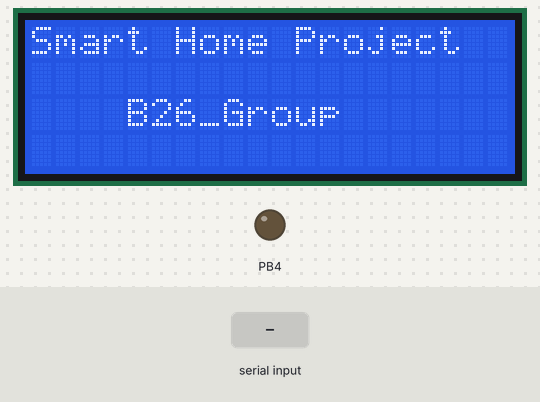
Bench run of a program on a simulated ATmega32, built with avr-gcc and emulated at 8 MHz. Parts: 20×4 character LCD, output pins drawn as LEDs (lit = HIGH). Wiring (inferred from the names in the program): character LCD (HD44780): RS PD5; R/W PD6; E PD7; data PA4, PA5, PA6, PA7. The test bench sets the inputs (shaded band). Pins used as bus, display or sensor lines are not drawn.

Above: at 2.3 s.
2.4 s: "A" received over Serial
At 3.2 s:
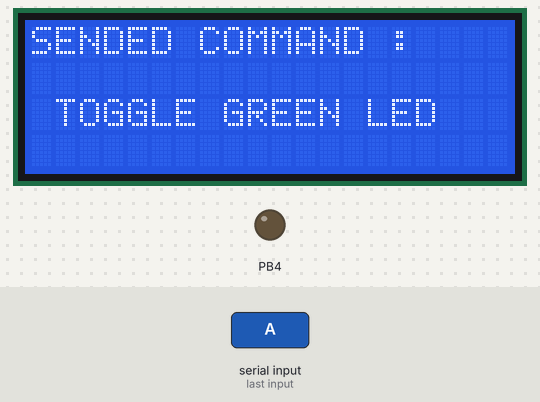
4.1 s: "B" received over Serial
At 5.5 s:
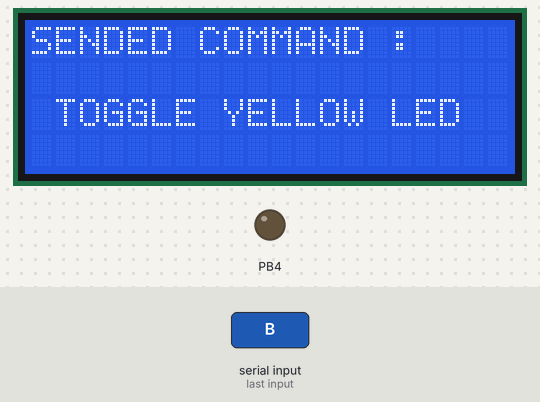
5.8 s: "C" received over Serial
At 7.2 s:
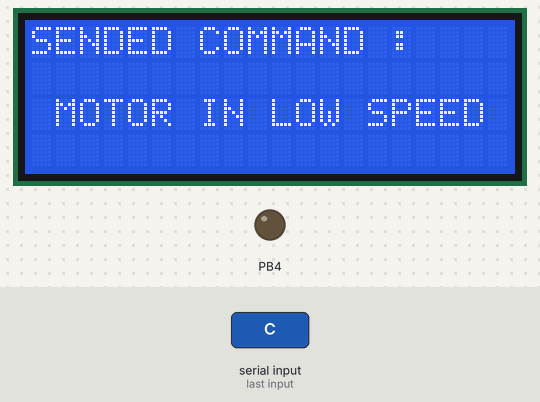
7.5 s: "D" received over Serial
At 8.8 s:
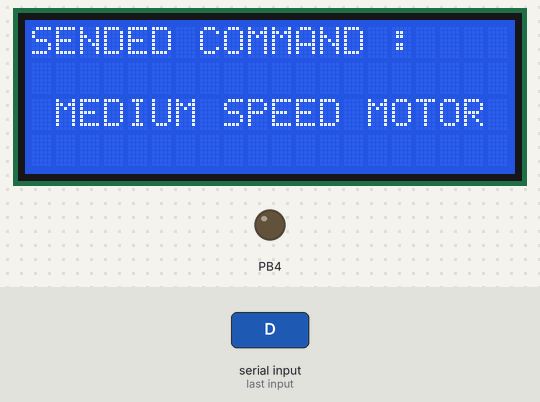
9.2 s: "E" received over Serial
At 10.1 s:
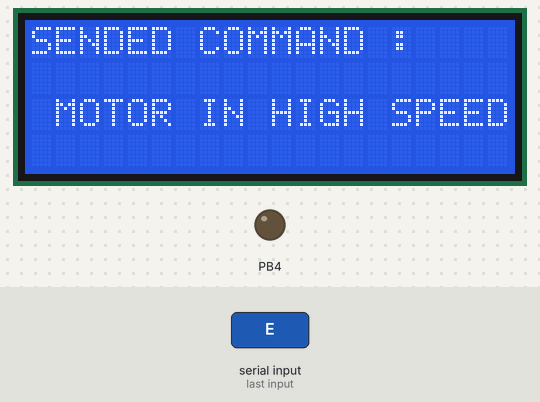
10.9 s: "F" received over Serial
At 11.8 s:
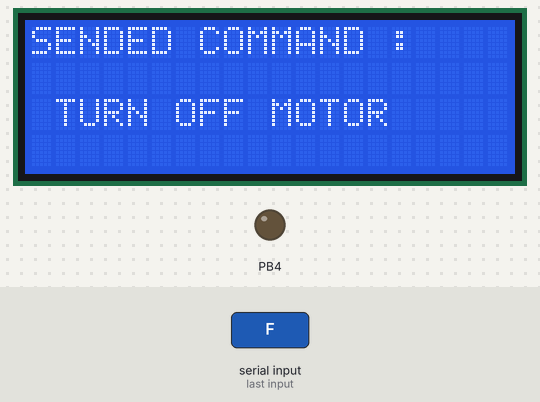
Timing chart, 0 to 13.6 s (numbered marks = the images above; inputs shaded):
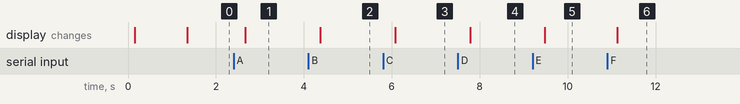

The program:

main.c
```c
/*
 * CONTROLLER.c
 * master side
 * Created: 12/18/2020 9:29:15 PM
 * Author : mostafa gomaa
 */

#include "BLU_TOOTH.h"

#include "SPI.h"

#include "LCD.h"

#define F_CPU 8000000

#include <util/delay.h>

int main(void)
{

	u_int8 rx_bluetooth_data = 0;

	u_int8 to_slave_data = 0 ;

	u_int8 from_slave_data = 0 ;

	LCD_INIT();

	BLU_TOOTH_INIT();

	SPI_INIT_MASTER();

	SPI_MASTER_INIT_TRANSMIT();

	_delay_ms(1000);

	LCD_WRITESTRING("Smart Home Project");

	LCD_GOTO(2 , 4);

	LCD_WRITESTRING("B26_Group");

    /* Replace with your application code */
    while (1)
    {

		rx_bluetooth_data = RECEIVE_FROM_BLUETOOTH();

		LCD_CLear();

		while(rx_bluetooth_data == 0);

		to_slave_data =  (rx_bluetooth_data * 2)  ;

		SPI_SEND_BYTE(to_slave_data);

		LCD_WRITESTRING("SENDED COMMAND : ");

		switch(rx_bluetooth_data)
		{
			case 'A' :
			LCD_GOTO(2 , 1);
			LCD_WRITESTRING("TOGGLE GREEN LED   ");
			break;

			case 'B':
			LCD_GOTO(2 , 1);
			LCD_WRITESTRING("TOGGLE YELLOW LED  ");
			break;

			case 'C':
			LCD_GOTO(2 , 1);
			LCD_WRITESTRING("MOTOR IN LOW SPEED   ");
			break;

			case 'D':
			LCD_GOTO(2 , 1);
			LCD_WRITESTRING("MEDIUM SPEED MOTOR   ");
			break;

			case 'E':
			LCD_GOTO(2 , 1);
			LCD_WRITESTRING("MOTOR IN HIGH SPEED  ");
			break;

			case 'F':
			LCD_GOTO(2 , 1);
			LCD_WRITESTRING("TURN OFF MOTOR      ");
			break;

			default:
			break;
		}

    }

}
```

BLU_TOOTH.c
```c
/*
 * BLU_TOOTH.c
 *
 * Created: 12/19/2020 6:11:15 PM
 *  Author: mostafa gomaa
 */

#include "BLU_TOOTH.h"

void BLU_TOOTH_INIT(void)
{
	UART_INIT();
}

void SEND_TO_BLUETOOTH(u_int8 data)
{
	UART_SEND_BYTE(data);
}

u_int8 RECEIVE_FROM_BLUETOOTH(void)
{
	u_int8 rx_data = 0;

	rx_data = UART_RECEIVE_BYTE();

	return rx_data ;
}

void SEND_INT_TO_BLUETOOTH(s_int32 num)
{
	u_int8 i = 0, k ;

	u_int8 number[10];

	/* In case of negative numbers */
	if(num < 0)
	{
		num *= -1;
		while(num > 0)
		{
			number[i] = (num % 10) + 48;  //Equivalent ASCII of number
			num /= 10;
			i++;
		}
		number[i] = '-'; // storing the negative sign

		for(k = i+1 ; k > 0 ; k--)
		{
			SEND_TO_BLUETOOTH(number[k - 1]); //Display each number
		}
	}
	/* Zero case */
	else if(num == 0)
	{
		SEND_TO_BLUETOOTH('0');
	}

	/* In case of positive numbers */
	else if(num > 0)
	{
		while(num > 0)
		{
			number[i] = (num % 10) + 48; //Equivalent ASCII of number
			num /= 10;
			i++;
		}

		for(k = i ; k > 0 ; k--)
		{
			SEND_TO_BLUETOOTH(number[k-1]); //Display each number
		}
	}
}
```

BLU_TOOTH.h
```c
/*
 * BLU_TOOTH.h
 *
 * Created: 12/19/2020 6:11:56 PM
 *  Author: mostafa gomaa
 */


#ifndef BLU_TOOTH_H_
#define BLU_TOOTH_H_

#include "UART.h"

void BLU_TOOTH_INIT(void);

void SEND_TO_BLUETOOTH(u_int8 data);

u_int8 RECEIVE_FROM_BLUETOOTH(void);

void SEND_INT_TO_BLUETOOTH(s_int32 data);


#endif /* BLU_TOOTH_H_ */
```

SPI.c
```c
/*
 * SPI.c
 *
 * Created: 12/14/2020 11:39:14 PM
 *  Author: mostafa gomaa
 */

#include "SPI.h"

void SPI_INIT_MASTER()
{
	/**************** MASTER SIDE **********************
	 *                                                 *
	 *          MOSI ->  OUPTPUT_PIN                   *
	 *          SS   ->  OUTPUT_PIN                    *
	 *          MISO ->  INPUT_PIN                     *
	 *          SCK  ->  OUTPUT_PIN                    *
	 *                                                 *
	 **************************************************/

	DIO_SETPINDIR(DIO_PORTB , DIO_PIN4 , DIO_PIN_OUTPUT);
	DIO_SETPINDIR(DIO_PORTB , DIO_PIN5 , DIO_PIN_OUTPUT);
	DIO_SETPINDIR(DIO_PORTB , DIO_PIN6 , DIO_PIN_INPUT);
	DIO_SETPINDIR(DIO_PORTB , DIO_PIN7 , DIO_PIN_OUTPUT);

	/* CURRENT CONFIGURATION */
	SPCR = 0x53;

	/*
	#if SPI_INTERRUPT_MODE  == ENABLE_SPI_INTERRUPT

	set_bit(SPCR , 7);

	#elif SPI_INTERRUPT_MODE == DISABLE_SPI_INTERRUPT

	clear_bit(SPCR , 7);
	#endif
	*/
	/* ENABLE SPI MODULE */
	//set_bit(SPCR , 6);
	/*
	#if SPI_DATA_ORDER == SEND_LSB_FIRST

	set_bit(SPCR , 5);

	#elif SPI_DATA_ORDER == SEND_MSB_FIRST

	clear_bit(SPCR , 5);
	#endif
	*/
	/* MASTER MODE */
	//set_bit(SPCR , 4);
	/*
	#if SPI_CLOCK_POLARITY == IDLE_HIGH_POLARITY

	set_bit(SPCR , 3);

	#elif SPI_CLOCK_POLARITY == IDLE_LOW_POLARITY

	clear_bit(SPCR , 3);
	#endif

	#if SPI_CLOCK_PHASE == READ_WRITE_PHASE

	clear_bit(SPCR , 2);

	#elif SPI_CLOCK_PHASE == WRITE_READ_PHASE

	set_bit(SPCR , 2);
	#endif

	#if DOUBLE_SPEED_MODE == ENABLE_DOUBLE_SPEED_MODE

	set_bit(SPSR , 0);

	#elif DOUBLE_SPEED_MODE == DISABLE_DOUBLE_SPEED_MODE

	clear_bit(SPSR , 0);
	#endif

	#if SPI_PRESCALER_VALUE == PRESCALLER_4

	clear_bit(SPCR , 0);
	clear_bit(SPCR , 1);
	clear_bit(SPSR , 0);

	#elif SPI_PRESCALER_VALUE == PRESCALLER_16

	set_bit(SPCR , 0);
	clear_bit(SPCR , 1);
	clear_bit(SPSR , 0);

	#elif SPI_PRESCALER_VALUE == PRESCALLER_32

	clear_bit(SPCR , 0);
	set_bit(SPCR , 1);
	set_bit(SPSR , 0);

	#elif SPI_PRESCALER_VALUE == PRESCALLER_128

	set_bit(SPCR , 0);
	set_bit(SPCR , 1);
	clear_bit(SPSR , 0);

	#elif SPI_PRESCALER_VALUE == PRESCALLER_2

	clear_bit(SPCR , 0);
	clear_bit(SPCR , 1);
	set_bit(SPSR , 0);

	#elif SPI_PRESCALER_VALUE == PRESCALLER_8

	set_bit(SPCR , 0);
	clear_bit(SPCR , 1);
	set_bit(SPSR  , 0);
	#endif
	*/
}

void SPI_INIT_SLAVE()
{

	/**************** SLAVE SIDE **********************
	 *                                                *
	 *          MOSI ->  INPUT_PIN                    *
	 *          SS   ->  INPUT_PIN                    *
	 *          MISO ->  OUTPUT_PIN                   *
	 *          SCK  ->  INPUT_PIN                    *
	 *                                                *
	 **************************************************/

	DIO_SETPINDIR(DIO_PORTB , DIO_PIN4 , DIO_PIN_INPUT);
	DIO_SETPINDIR(DIO_PORTB , DIO_PIN5 , DIO_PIN_INPUT);
	DIO_SETPINDIR(DIO_PORTB , DIO_PIN6 , DIO_PIN_OUTPUT);
	DIO_SETPINDIR(DIO_PORTB , DIO_PIN7 , DIO_PIN_INPUT);

	/* CHOOSE SLAVE MODE */
	clear_bit(SPCR , 4);

	/* ENABLE SPI MODULE */
	set_bit(SPCR , 6);

	/*
	 * CLOCK POLARITY AND CLOCK PHASE ARE
	 * THE SAME IN MASTER SIDE AND SLAVE SIDE
	 */

	#if SPI_CLOCK_POLARITY == IDLE_HIGH_POLARITY

	set_bit(SPCR , 3);

	#elif SPI_CLOCK_POLARITY == IDLE_LOW_POLARITY

	clear_bit(SPCR , 3);
	#endif

	#if SPI_CLOCK_PHASE == READ_WRITE_PHASE

	clear_bit(SPCR , 2);

	#elif SPI_CLOCK_PHASE == WRITE_READ_PHASE

	set_bit(SPCR , 2);
	#endif

}

void SPI_MASTER_INIT_TRANSMIT()
{
	/* DRIVE THE SS PIN LOW */
	DIO_SETPINVAL(DIO_PORTB , DIO_PIN4 , DIO_PIN_LOW);

}

void SPI_MASTER_END_TRANSMIT()
{
	/* MAKE THE SS PIN HIGH */
	DIO_SETPINVAL(DIO_PORTB , DIO_PIN4 , DIO_PIN_HIGH);
}

u_int8 SPI_TRANSCEIV_BYTE(u_int8 DATA)
{
	/*
     * THIS FUNCTION SEND DATA AND RETURN THE
     * RECEIVED DATA FROM SLAVE
     */

	u_int8 REC_DATA = 0;

	SPDR = DATA ;  /* TRANSMITTED DATA */

	while(get_bit(SPSR , 7) == 0); /* DO NOT MOVE UNTILL DATA RECEIVED */

	REC_DATA = SPDR ; /* RECEIVED DATA */

	return REC_DATA;
}

void SPI_SEND_BYTE(u_int8 data)
{
	SPDR = data ;

	while(get_bit(SPSR , 7) == 0);
}

u_int8 SPI_RECEIVE_BYTE()
{
	u_int8 REC_DATA;

	while(get_bit(SPSR , 7) == 0);

	REC_DATA = SPDR ;

	return REC_DATA;
}

void SPI_SEND_STRING(const u_int8* str)
{
	u_int8 counter = 0;

	while (str[counter] != '\0')
	{
		SPI_SEND_BYTE(str[counter]);

		counter++; /* MOVE TO THE SECOND LETTER */
	}
}

void SPI_RECEIVE_STRING(u_int8* str)
{
	u_int8 counter = 0 ;

	str[counter] = SPI_RECEIVE_BYTE();

	while (str[counter] != '#')
	{
		counter++;

		str[counter] = SPI_RECEIVE_BYTE();
	}

	str[counter] = '\0' ; /* TERMINATOR OF STRING */
}
```

SPI.h
```c
/*
 * SPI.h
 *
 * Created: 12/14/2020 11:38:57 PM
 *  Author: mostafa gomaa
 */

#include "DIO.h"
#include "SPI_CONFIG.h"
#include "standard_types.h"
#include "common_macros.h"


#ifndef SPI_H_
#define SPI_H_

#define F_CPU 8000000


#define ENABLE_SPI_INTERRUPT      0
#define DISABLE_SPI_INTERRUPT     1

#define SEND_LSB_FIRST            0
#define SEND_MSB_FIRST            1

#define IDLE_HIGH_POLARITY        0
#define IDLE_LOW_POLARITY         1

#define READ_WRITE_PHASE          0
#define WRITE_READ_PHASE          1

#define ENABLE_DOUBLE_SPEED_MODE  0
#define DISABLE_DOUBLE_SPEED_MODE 1

#define PRESCALLER_4              0
#define PRESCALLER_16             1
#define PRESCALLER_128            2
#define PRESCALLER_2              3
#define PRESCALLER_8              4
#define PRESCALLER_32             5

void SPI_INIT_MASTER();

void SPI_INIT_SLAVE();

void SPI_MASTER_INIT_TRANSMIT();

void SPI_MASTER_END_TRANSMIT();

void SPI_SEND_BYTE(u_int8 data);

u_int8 SPI_RECEIVE_BYTE();

u_int8 SPI_TRANSCEIV_BYTE(u_int8 DATA);

void SPI_SEND_STRING(const u_int8* str);

void SPI_RECEIVE_STRING(u_int8* str);


#endif /* SPI_H_ */
```

UART.c
```c
/*
 * UART.c
 *
 * Created: 11/29/2020 2:52:56 AM
 *  Author: mostafa gomaa
 */

#include "UART.h"

void UART_INIT(void)
{
	/* directions of TX and RX pins */
	DIO_SETPINDIR(DIO_PORTD , DIO_PIN1 , DIO_PIN_OUTPUT);
	DIO_SETPINDIR(DIO_PORTD , DIO_PIN0 , DIO_PIN_INPUT);

	/* enable transmission and receiving */
	set_bit(UCSRB , 3);
	set_bit(UCSRB , 4);

	/* read UCSRC */
	set_bit(UCSRC , 7);


	#if UART_MODE == ASYNCRONOUS_MODE

	 clear_bit(UCSRC , 6);

	#elif UART_MODE == SYNCRONOUS_MODE

	set_bit(UCSRC , 6);
	#endif

	#if DOUBLE_SPEED_MODE == ENABLE_DOUBLE_SPEED_MODE

	 set_bit(UCSRA , 1);

	#elif DOUBLE_SPEED_MODE == DISABLE_DOUBLE_SPEED_MODE

	 clear_bit(UCSRA , 1);
	#endif

	#if MULTI_PROCESSOR_MODE == ENABLE_MULTIPROCESSOR_MODE

	 set_bit(UCSRA , 0);

	#elif MULTI_PROCESSOR_MODE == DISABLE_MULTIPROCESSOR_MODE

	 clear_bit(UCSRA , 0);
	#endif

	#if RECEIVING_INTERRUPT == ENABLE_RECEIVING_INTERRUPT

	 set_bit(UCSRB , 7);

	#elif RECEIVING_INTERRUPT == DISABLE_RECEIVING_INTERRUPT

	clear_bit(UCSRB , 7);
	#endif

	#if TRANSMITTING_INTERRUPT == ENABLE_TRANSMITTING_INTERRUPT

	 set_bit(UCSRB , 6);

	#elif TRANSMITTING_INTERRUPT == DISABLE_TRANSMITTING_INTERRUPT

	 clear_bit(UCSRB , 6);
	#endif

	#if UDR_INTERRUPT == ENABLE_UDR_INTERRUPT

	 set_bit(UCSRB , 5);

	#elif UDR_INTERRUPT == DISABLE_UDR_INTERRUPT

	  clear_bit(UCSRB , 5);
	#endif

	#if CHARACTER_SIZE == CHAR_SIZE_5BIT

	 clear_bit(UCSRC , 1);
	 clear_bit(UCSRC , 2);
	 clear_bit(UCSRB , 2);

	#elif CHARACTER_SIZE == CHAR_SIZE_6BIT

	  set_bit(UCSRC , 1);
	  clear_bit(UCSRC , 2);
	  clear_bit(UCSRB , 2);

	#elif CHARACTER_SIZE == CHAR_SIZE_7BIT

	  clear_bit(UCSRC , 1);
	  set_bit(UCSRC , 2);
	  clear_bit(UCSRB , 2);

	#elif CHARACTER_SIZE == CHAR_SIZE_8BIT

	  set_bit(UCSRC , 1);
	  set_bit(UCSRC , 2);
	  clear_bit(UCSRB , 2);

	#elif CHARACTER_SIZE == CHAR_SIZE_9BIT

	  set_bit(UCSRC , 1);
	  set_bit(UCSRC , 2);
	  set_bit(UCSRB , 2);
	#endif

	#if PARITY_BIT_MODE == DISABLE_PARITY_BIT

	 clear_bit(UCSRC , 4);
	 clear_bit(UCSRC , 5);

	#elif PARITY_BIT_MODE == EVEN_PARITY_BIT

	clear_bit(UCSRC , 4);
	set_bit(UCSRC , 5);

	#elif PARITY_BIT_MODE == ODD_PARITY_BIT

	 set_bit(UCSRC , 4);
	 set_bit(UCSRC , 5);
	#endif

	#if STOP_BITS == ONE_STOP_BIT

	 clear_bit(UCSRC , 3);

	#elif STOP_BITS == TWO_STOP_BITS

	set_bit(UCSRC , 3);
	#endif

	#if BAUDRATE_VALUE == BAUDRATE_9600

	u_int32 BR_VALUE = 0;
	BR_VALUE = ((80000) / (16 * 96)) - 1;
	UBRRL = BR_VALUE;

	#elif BAUDRATE_VALUE == BAUDRATE_4800

	u_int32 BR_VALUE = 0;
	BR_VALUE = ((80000) / (16 * 48)) - 1;
	UBRRL = BR_VALUE;

	#elif BAUDRATE_VALUE == BAUDRATE_2400

	 u_int32 BR_VALUE = 0;
	 BR_VALUE = ((80000) / (16 * 24)) - 1;
	 UBRRL = BR_VALUE;

	#elif BAUDRATE_VALUE == BAUDRATE_115200

	u_int32 BR_VALUE = 0;
	BR_VALUE = ((80000) / (16 * 1152)) - 1;
	UBRRL = BR_VALUE;

	#endif


}

void UART_SEND_BYTE(u_int8 data)
{
	UDR = data;

	while(get_bit(UCSRA , 5) == 0);
}

void UART_SEND_STRING(u_int8* str)
{
	u_int8 counter = 0;

	while (str[counter] != '\0')
	{
		UART_SEND_BYTE(str[counter]);
		counter++;
	}
}

u_int8 UART_RECEIVE_BYTE(void)
{
	while(get_bit(UCSRA , 7) == 0);

	return UDR;
}

void UART_RECEIVE_STRING(u_int8* str)
{
	u_int8 counter = 0;

	str[counter] == UART_RECEIVE_BYTE();

	while (str[counter] != '\0')
	{
		str[counter] == UART_RECEIVE_BYTE();
	}
	str[counter] = '\0';
}

void UART_SEND_INT(s_int32 num)
{
	u_int8 i = 0, k ;

	u_int8 number[10];

	/* In case of negative numbers */
	if(num < 0)
	{
		num *= -1;
		while(num > 0)
		{
			number[i] = (num % 10) + 48;  //Equivalent ASCII of number
			num /= 10;
			i++;
		}
		number[i] = '-'; // storing the negative sign

		for(k = i+1 ; k > 0 ; k--)
		{
			UART_SEND_BYTE(number[k - 1]); //Display each number
		}
	}
	/* Zero case */
	else if(num == 0)
	{
		UART_SEND_BYTE('0');
	}

	/* In case of positive numbers */
	else if(num > 0)
	{
		while(num > 0)
		{
			number[i] = (num % 10) + 48; //Equivalent ASCII of number
			num /= 10;
			i++;
		}

		for(k = i ; k > 0 ; k--)
		{
			UART_SEND_BYTE(number[k-1]); //Display each number
		}
	}
}
```

UART.h
```c
/*
 * UART.h
 *
 * Created: 11/29/2020 2:52:39 AM
 *  Author: mostafa gomaa
 */


#ifndef UART_H_
#define UART_H_

#include "DIO.h"
#include "standard_types.h"
#include "common_macros.h"
#include "UART_CONFIG.h"

#define F_CPU 8000000

#define SYNCRONOUS_MODE   0
#define ASYNCRONOUS_MODE  1

#define ONE_STOP_BIT      0
#define TWO_STOP_BITS     1

#define DISABLE_PARITY_BIT 0
#define EVEN_PARITY_BIT   1
#define ODD_PARITY_BIT    2

#define CHAR_SIZE_5BIT    0
#define CHAR_SIZE_6BIT    1
#define CHAR_SIZE_7BIT    2
#define CHAR_SIZE_8BIT    3
#define CHAR_SIZE_9BIT    4

#define BAUDRATE_9600     0
#define BAUDRATE_115200   1
#define BAUDRATE_4800     2
#define BAUDRATE_2400     3

#define ENABLE_MULTIPROCESSOR_MODE  0
#define DISABLE_MULTIPROCESSOR_MODE 1

#define ENABLE_DOUBLE_SPEED_MODE  0
#define DISABLE_DOUBLE_SPEED_MODE  1

#define ENABLE_TRANSMITTING_INTERRUPT 0
#define DISABLE_TRANSMITTING_INTERRUPT 1

#define ENABLE_RECEIVING_INTERRUPT 0
#define DISABLE_RECEIVING_INTERRUPT 1

#define ENABLE_UDR_INTERRUPT 0
#define DISABLE_UDR_INTERRUPT 1

void UART_INIT(void);

void UART_SEND_BYTE(u_int8 data);

void UART_SEND_STRING(u_int8* str);

u_int8 UART_RECEIVE_BYTE(void);

void UART_RECEIVE_STRING(u_int8* str);

void UART_SEND_INT(s_int32 num);

void UART_RECEIVE_INT();


#endif /* UART_H_ */
```

standard_types.h
```c
/*
 * STANDARD TYPES .h
 * AUTHOR : mostafa gomaa
 */

#ifndef STANDARD_TYPES_H_INCLUDED
#define STANDARD_TYPES_H_INCLUDED

typedef unsigned char u_int8;
typedef signed char s_int8;

typedef unsigned long u_int32;
typedef signed long s_int32;

typedef unsigned short u_int16;
typedef signed short s_int_16;

typedef float  float32;
typedef double double64;

#endif // STANDARD_TYPES_H_INCLUDED
```

SPI_CONFIG.h
```c
/*
 * SPI_CONFIG.h
 *
 * Created: 12/14/2020 11:38:40 PM
 *  Author: mostafa gomaa
 */


#ifndef SPI_CONFIG_H_
#define SPI_CONFIG_H_

#define SPI_INTERRUPT_MODE    DISABLE_SPI_INTERRUPT

#define SPI_DATA_ORDER        SEND_MSB_FIRST

#define SPI_CLOCK_POLARITY    IDLE_LOW_POLARITY

#define SPI_CLOCK_PHASE       READ_WRITE_PHASE

#define DOUBLE_SPEED_MODE     ENABLE_DOUBLE_SPEED_MODE

#define SPI_PRESCALER_VALUE   PRESCALLER_128


#endif /* SPI_CONFIG_H_ */
```

UART_CONFIG.h
```c
/*
 * UART_CONFIG.h
 *
 * Created: 11/29/2020 2:53:19 AM
 *  Author: mostafa gomaa
 */


#ifndef UART_CONFIG_H_
#define UART_CONFIG_H_

#define UART_MODE  ASYNCRONOUS_MODE

#define STOP_BITS   ONE_STOP_BIT

#define PARITY_BIT_MODE  DISABLE_PARITY_BIT

#define CHARACTER_SIZE   CHAR_SIZE_8BIT

#define BAUDRATE_VALUE   BAUDRATE_9600

#define MULTI_PROCESSOR_MODE   DISABLE_MULTIPROCESSOR_MODE

#define DOUBLE_SPEED_MODE   ENABLE_DOUBLE_SPEED_MODE

#define TRANSMITTING_INTERRUPT  DISABLE_TRANSMITTING_INTERRUPT

#define RECEIVING_INTERRUPT  DISABLE_RECEIVING_INTERRUPT

#define UDR_INTERRUPT  DISABLE_UDR_INTERRUPT

#endif /* UART_CONFIG_H_ */
```

LCD.h
```c
/*
 * LCD.h
 *
 * Created: 11/2/2020 12:39:09 PM
 *  Author: mostafa gomaa
 */

#ifndef LCD_H_
#define LCD_H_

#include "LCD_CONFG.h"
#include "standard_types.h"
#define F_CPU 8000000
#include <util/delay.h>

#define LCD_CURSOR_OFF       0x0C
#define LCD_RETURN_HOME      0x02
#define LCD_CURSOR_INC       0x06
#define LCD_CLEAR            0x01

#define LCD_8BIT_MODE        0x38
#define LCD_4BIT_MODE_CMD1   0x33
#define LCD_4BIT_MODE_CMD2   0x32
#define LCD_4BIT_MODE_CMD3   0x28

#define    LCD_MODE     4


void LCD_INIT(void);

void LCD_SENDCMD(u_int8 cmd);

void LCD_WRITECHAR(u_int8 chr);

void LCD_WRITESTRING(u_int8* str);

void LCD_GOTO(u_int8 row , u_int8 column);

void LCD_CLear(void);

void LCD_WRITEINT(s_int32 num);


#endif /* LCD_H_ */
```

LCD_CONFG.h
```c
/*
 * LCD_CONFG.h
 *
 * Created: 11/2/2020 12:38:45 PM
 *  Author: mostafa gomaa
 */


#ifndef LCD_CONFG_H_
#define LCD_CONFG_H_

#include "ATMEGA32_REGISTERS.h"
#include "DIO.h"

#define LCD_8BIT_DATA_PORT   DIO_PORTA
#define LCD_8BIT_CMD_PORT    DIO_PORTC

#define LCD_4BIT_DATA_PORT   DIO_PORTA
#define LCD_4BIT_CMD_PORT    DIO_PORTD

#define LCD_RS_PIN           DIO_PIN5
#define LCD_RW_PIN           DIO_PIN6
#define LCD_E_PIN            DIO_PIN7

#define LCD_D0_PIN           DIO_PIN0
#define LCD_D1_PIN           DIO_PIN1
#define LCD_D2_PIN           DIO_PIN2
#define LCD_D3_PIN           DIO_PIN3
#define LCD_D4_PIN           DIO_PIN4
#define LCD_D5_PIN           DIO_PIN5
#define LCD_D6_PIN           DIO_PIN6
#define LCD_D7_PIN           DIO_PIN7


#endif /* LCD_CONFG_H_ */
```

DIO.h
```c
/*
 * DIO.h
 * author : mostafa gomaa
 */

#ifndef DIO
#define DIO

#include "ATMEGA32_REGISTERS.h"

#define DIO_PORTA         0
#define DIO_PORTB         1
#define DIO_PORTC         2
#define DIO_PORTD         3

#define DIO_PIN0          0
#define DIO_PIN1          1
#define DIO_PIN2          2
#define DIO_PIN3          3
#define DIO_PIN4          4
#define DIO_PIN5          5
#define DIO_PIN6          6
#define DIO_PIN7          7

#define DIO_PIN_OUTPUT    1
#define DIO_PIN_INPUT     0

#define DIO_PORT_OUTPUT   0xFF
#define DIO_PORT_INPUT    0x00

#define DIO_PIN_HIGH      1
#define DIO_PIN_LOW       0

#define DIO_PORT_HIGH     0xFF
#define DIO_PORT_LOW      0x00

void DIO_SETPINDIR(u_int8 port , u_int8 pin , u_int8 dir);
void DIO_SETPORTDIR(u_int8 port , u_int8 dir);

void DIO_SETPINVAL(u_int8 port , u_int8 pin , u_int8 val);
void DIO_SETPORTVAL(u_int8 port , u_int8 val);

void DIO_READPIN(u_int8 port , u_int8 pin , u_int8* val);
void DIO_READPORT(u_int8 port , u_int8* val);

void DIO_PINTOGGLE(u_int8 port , u_int8 pin);

void DIO_SETPULLUPS(u_int8 port , u_int8 pin);

#endif   /*end DIO */
```

Source omitted: LCD.c (5016 bytes), ATMEGA32_REGISTERS.h (1698 bytes), DIO.c (3587 bytes), common_macros.h (881 bytes)

Measured:
- after the input at 2.4 s, the display: changes after 0.27 s (image 1)
- after the input at 4.1 s, the display: changes after 0.27 s (image 2)
- after the input at 5.8 s, the display: changes after 0.28 s (image 3)
- after the input at 7.5 s, the display: changes after 0.28 s (image 4)
- after the input at 9.2 s, the display: changes after 0.28 s (image 5)
- after the input at 10.9 s, the display: changes after 0.23 s (image 6)
